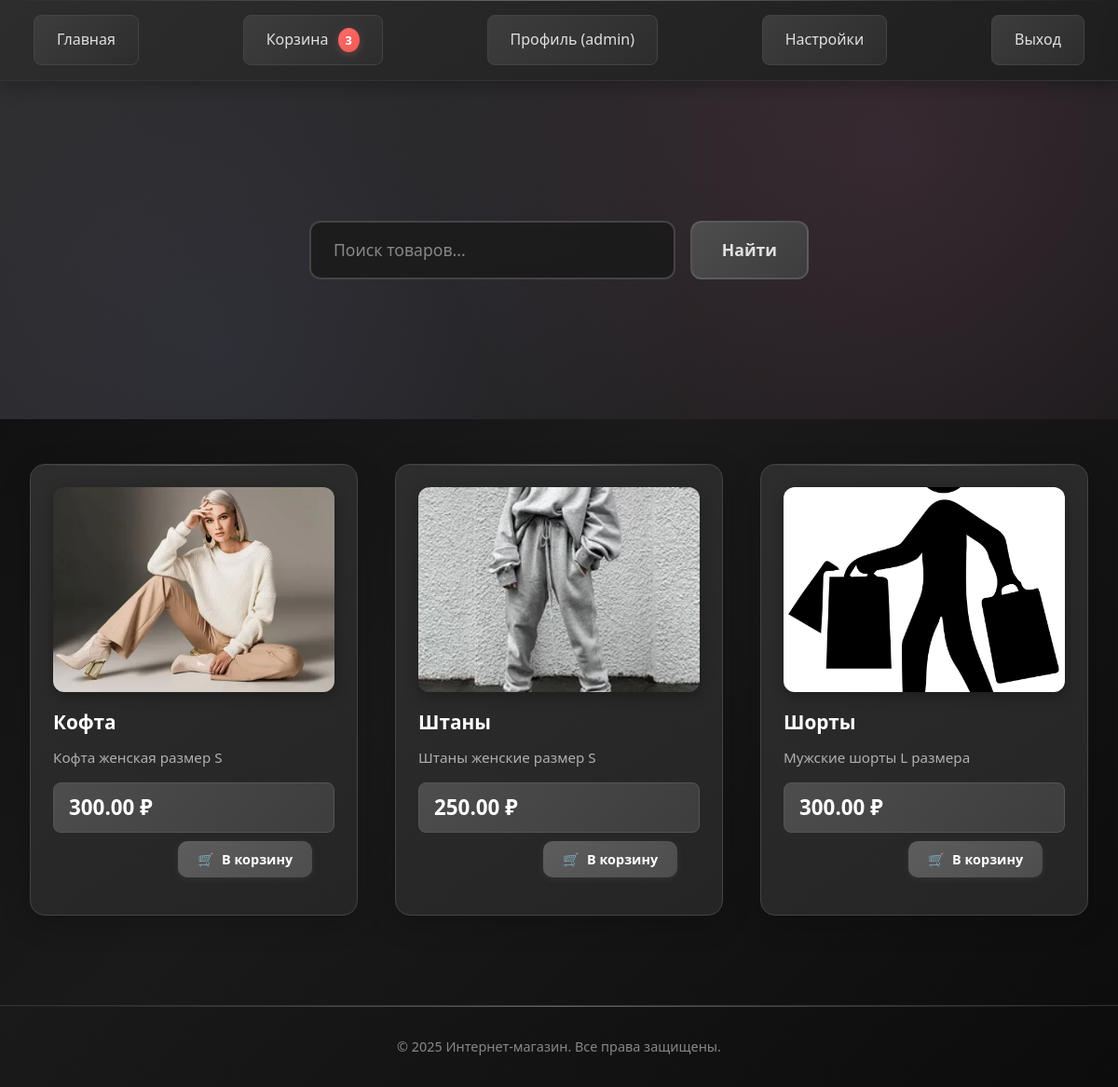
Screenshot of / (signed in) with the database file from the repository.
### main/models.py (models this page shows, shortened)
class Product(models.Model):
    name = models.CharField(max_length=20, verbose_name="Название товара")
    description = models.TextField(max_length=30, verbose_name="Описание")
    price = models.DecimalField(max_digits=10, decimal_places=2, verbose_name="Цена")
    image = models.ImageField(upload_to='products/', verbose_name="Изображение")
    created_at = models.DateTimeField(auto_now_add=True, verbose_name="Дата создания")
    is_active = models.BooleanField(default=True, verbose_name="Активный")
    class Meta:
        verbose_name = 'Товар'
        verbose_name_plural = 'Товары'

### main/views.py (the view)
# urls.py: path('', index, name='index'),
@login_required
def index(request):
    products = Product.objects.filter(is_active=True).order_by('-created_at')
    return render(request, 'main/index.html', {'products': products})

### templates/main/index.html (shortened to what this page needs)
{% load static %}
<!DOCTYPE html>
<html lang="ru">
<head>
    <link rel="stylesheet" href="https://cdnjs.cloudflare.com/ajax/libs/normalize/8.0.1/normalize.min.css">
    <link rel="stylesheet" href="{% static 'main/main.css' %}">
</head>
<body>
    <header class="header">
        <nav class="header-nav">
            <a href="{% url 'index' %}" class="nav-link">Главная</a>
        <a href="{% url 'basket:basket_view' %}" class="nav-link">
                Корзина
                {% if user.is_authenticated %}
                <span class="basket-count" id="basketCount">
                    {{ user.basket_set.count }}
                </span>
                {% endif %}
            </a>
            {% if user.is_authenticated %}
                <a href="#" class="nav-link">Профиль ({{ user.username }})</a>
                <a href="#" class="nav-link">Настройки</a>
                <a href="" class="nav-link">Выход</a>
            {% else %}
                <a href="{% url 'login' %}" class="nav-link">Войти</a>
                <a href="{% url 'register' %}" class="nav-link">Регистрация</a>
            {% endif %}
        </nav>
    </header>
    <div class="search-space">
        <div class="search-container">
            <input type="text" class="search-input" placeholder="Поиск товаров...">
            <button class="search-button">Найти</button>
        </div>
    </div>
    <main class="main-content">
        <div class="products-container">
            {% for product in products %}
            <div class="product-card">
                {% if product.image %}
                    <img src="{{ product.image.url }}" alt="{{ product.name }}" class="product-image">
                {% else %}
                    <img src="{% static 'images/placeholder.jpg' %}" alt="Нет изображения" class="product-image">
                {% endif %}
                <div class="product-info">
                    <h3 class="product-title">{{ product.name }}</h3>
                    <p class="product-description">{{ product.description }}</p>
                    <div class="product-price">{{ product.price }} ₽</div>
                    <button class="add-to-cart-btn" onclick="addToBasket({{ product.id }})"
                            {% if not user.is_authenticated %}disabled title="Войдите для добавления в корзину"{% endif %}>
                        В корзину
                    </button>
                </div>
            </div>
            {% empty %}
            <div class="no-products">
                Товаров пока нет в каталоге
            </div>
            {% endfor %}
        </div>
    </main>
    <footer class="footer">
        <p class="footer-text">© 2025 Интернет-магазин. Все права защищены.</p>
    </footer>
</body>
</html>

### rows the page displays
Product: image (picture), name "Кофта", description "Кофта женская размер S", price "300.00"
Product: image (picture), name "Штаны", description "Штаны женские размер S", price "250.00"
Product: image (picture), name "Шорты", description "Мужские шорты L размера", price "300.00"

### other values shown
{{ user.basket_set.count }} "3"
{{ user.username }} "admin"
